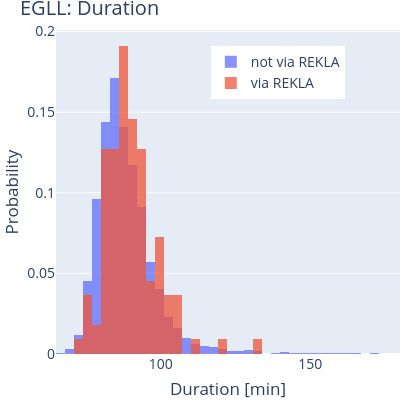
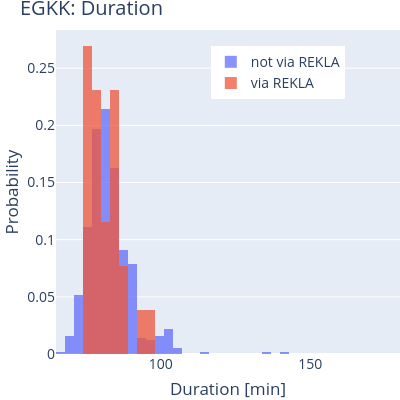
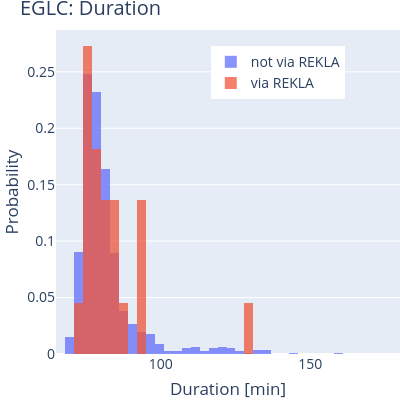

Notebook code for these charts, in order:
### Code cell
# output statistics and plots about the duration of the flights
destintations = ["egll", "egkk", "eglc"]
for dest in destintations:
    print(f"\n\n{dest.upper()}")
    routed_reklas = f"routed_{dest}_rekla"
    routed_non_reklas = f"routed_{dest}_non_rekla"

    dist_dt_rekla = (
        data.traf[routed_reklas]
        .data.groupby(["flight_id"])["timestamp"]
        .agg(np.ptp)
        .reset_index(name="diff")["diff"]
        .dt.total_seconds()
        / 60
    )

    dist_dt_non_rekla = (
        data.traf[routed_non_reklas]
        .data.groupby(["flight_id"])["timestamp"]
        .agg(np.ptp)
        .reset_index(name="diff")["diff"]
        .dt.total_seconds()
        / 60
    )

    xbins = dict(
        start=65, end=180, size=3
    )

    fig = go.Figure()
    fig.add_trace(
        go.Histogram(
            x=dist_dt_non_rekla,
            histnorm="probability",
            xbins=xbins,
            name="not via REKLA",
        )
    )
    fig.add_trace(
        go.Histogram(
            x=dist_dt_rekla,
            histnorm="probability",
            xbins=xbins,
            name="via REKLA",
        )
    )

    fig.update_layout(
        title=f"{dest.upper()}: Duration",
        xaxis_title="Duration [min]",
        yaxis_title="Probability",
        width=400,
        height=400,
        barmode="overlay",
        legend=dict(yanchor="top", y=0.95, xanchor="left", x=0.45),
        margin=dict(l=0, r=0, t=30, b=0),
        font=dict(size=14),
    )
    fig.update_traces(opacity=0.75)
    fig.update_xaxes(range=[65, 180])
    print(
        f"Median duration in EGTT for REKLA: {dist_dt_rekla.median():.1f} min (flights: {len(dist_dt_rekla)})"
    )
    print(
        f"Median duration in EGTT for non-REKLA: {dist_dt_non_rekla.median():.1f} min (flights: {len(dist_dt_non_rekla)})"
    )
    print(f"Difference: {dist_dt_rekla.median() - dist_dt_non_rekla.median():.1f} min")

    # # two-sided Mann-Whitney U test
    # stat, p = mannwhitneyu(dist_dt_rekla, dist_dt_non_rekla)
    # res = ttest_ind(dist_dt_rekla, dist_dt_non_rekla)

    # one-sided Mann-Whitney U test (first distribution has smaller values)
    stat, p = mannwhitneyu(dist_dt_non_rekla, dist_dt_rekla, alternative="less")
    res = ttest_ind(dist_dt_non_rekla, dist_dt_rekla, alternative="less")

    print(f"Mann-Whitney U test: Statistics={stat:.1f}, p={p:.3f}")
    print(
        f"t-test: Statistics={res.statistic:.1f}, dof={res.df:.1f}, p={res.pvalue:.3f}"
    )

    fig.write_image(f"histogram_rekla_time_{dest}.png")
    fig.show()

### Figure 1 — Plotly figure (JSON) as saved in the notebook; plotly's stock layout.template omitted (floating-point values rounded to 4 significant figures; data arrays with more than 128 entries replaced by an {"elided": "..."} marker saying what was removed)
{"data": [{"histnorm": "probability", "name": "not via REKLA", "opacity": 0.75, "type": "histogram", "x": {"elided": "2329 float values"}, "xbins": {"end": 180, "size": 3, "start": 65}}, {"histnorm": "probability", "name": "via REKLA", "opacity": 0.75, "type": "histogram", "x": [80.5, 93.75, 102.3, 95.08, 89.42, 86, 105.5, 84.75, 89.58, 80.75, 84.83, 96, 80.92, 90.92, 84.67, 91.25, 99.25, 87, 97.08, 89.5, 97.58, 98.75, 88.17, 88.92, 83.67, 99.83, 89.42, 85.67, 83.17, 76.25, 81.25, 79.17, 90.25, 81.67, 90, 96.42, 82.25, 88.92, 83.5, 73.33, 90.17, 106.2, 76.83, 103.3, 88.58, 91.75, 92.75, 82.17, 88.58, 87.33, 94.33, 98.25, 85.42, 76.33, 82, 82.83, 86.92, 83, 85.92, 79.67, 82.42, 81.5, 89.17, 83.83, 82.58, 88.42, 98.25, 94.67, 80.33, 87, 87.58, 88.58, 83.42, 88.25, 92.58, 90.17, 81.33, 84.83, 93.25, 99.25, 93.92, 76.33, 85.42, 88.83, 87.08, 106.6, 86.17, 132.6, 88.67, 101.7, 101.2, 91.92, 121.1, 90, 92.5, 86.25, 94.58, 91.75, 99.83, 93.58, 87.92, 88.67, 104.2, 110.2, 89.75, 92, 93.08, 99.17, 93.5, 94.83], "xbins": {"end": 180, "size": 3, "start": 65}}], "layout": {"barmode": "overlay", "font": {"size": 14}, "height": 400, "legend": {"x": 0.45, "xanchor": "left", "y": 0.95, "yanchor": "top"}, "margin": {"b": 0, "l": 0, "r": 0, "t": 30}, "title": {"text": "EGLL: Duration"}, "width": 400, "xaxis": {"range": [65, 180], "title": {"text": "Duration [min]"}}, "yaxis": {"title": {"text": "Probability"}}}}

### Figure 2 — Plotly figure (JSON) as saved in the notebook; plotly's stock layout.template omitted (floating-point values rounded to 4 significant figures; data arrays with more than 128 entries replaced by an {"elided": "..."} marker saying what was removed)
{"data": [{"histnorm": "probability", "name": "not via REKLA", "opacity": 0.75, "type": "histogram", "x": {"elided": "559 float values"}, "xbins": {"end": 180, "size": 3, "start": 65}}, {"histnorm": "probability", "name": "via REKLA", "opacity": 0.75, "type": "histogram", "x": [83.25, 83.5, 81.33, 74.58, 80.17, 80.83, 76.67, 77.25, 75.5, 83.75, 79.58, 75, 88.92, 83.42, 78.42, 77.08, 74.67, 92.83, 95.92, 78.92, 85.75, 74.83, 83.67, 77.08, 87.42, 76.58], "xbins": {"end": 180, "size": 3, "start": 65}}], "layout": {"barmode": "overlay", "font": {"size": 14}, "height": 400, "legend": {"x": 0.45, "xanchor": "left", "y": 0.95, "yanchor": "top"}, "margin": {"b": 0, "l": 0, "r": 0, "t": 30}, "title": {"text": "EGKK: Duration"}, "width": 400, "xaxis": {"range": [65, 180], "title": {"text": "Duration [min]"}}, "yaxis": {"title": {"text": "Probability"}}}}

### Figure 3 — Plotly figure (JSON) as saved in the notebook; plotly's stock layout.template omitted (floating-point values rounded to 4 significant figures; data arrays with more than 128 entries replaced by an {"elided": "..."} marker saying what was removed)
{"data": [{"histnorm": "probability", "name": "not via REKLA", "opacity": 0.75, "type": "histogram", "x": {"elided": "785 float values"}, "xbins": {"end": 180, "size": 3, "start": 65}}, {"histnorm": "probability", "name": "via REKLA", "opacity": 0.75, "type": "histogram", "x": [87.58, 76.33, 80.83, 76.25, 79.33, 82.08, 77.83, 130.2, 76.5, 76.17, 80, 73.33, 79.25, 94.25, 84.92, 76.92, 76.83, 92.42, 94.17, 84.17, 85.58, 77.33], "xbins": {"end": 180, "size": 3, "start": 65}}], "layout": {"barmode": "overlay", "font": {"size": 14}, "height": 400, "legend": {"x": 0.45, "xanchor": "left", "y": 0.95, "yanchor": "top"}, "margin": {"b": 0, "l": 0, "r": 0, "t": 30}, "title": {"text": "EGLC: Duration"}, "width": 400, "xaxis": {"range": [65, 180], "title": {"text": "Duration [min]"}}, "yaxis": {"title": {"text": "Probability"}}}}
